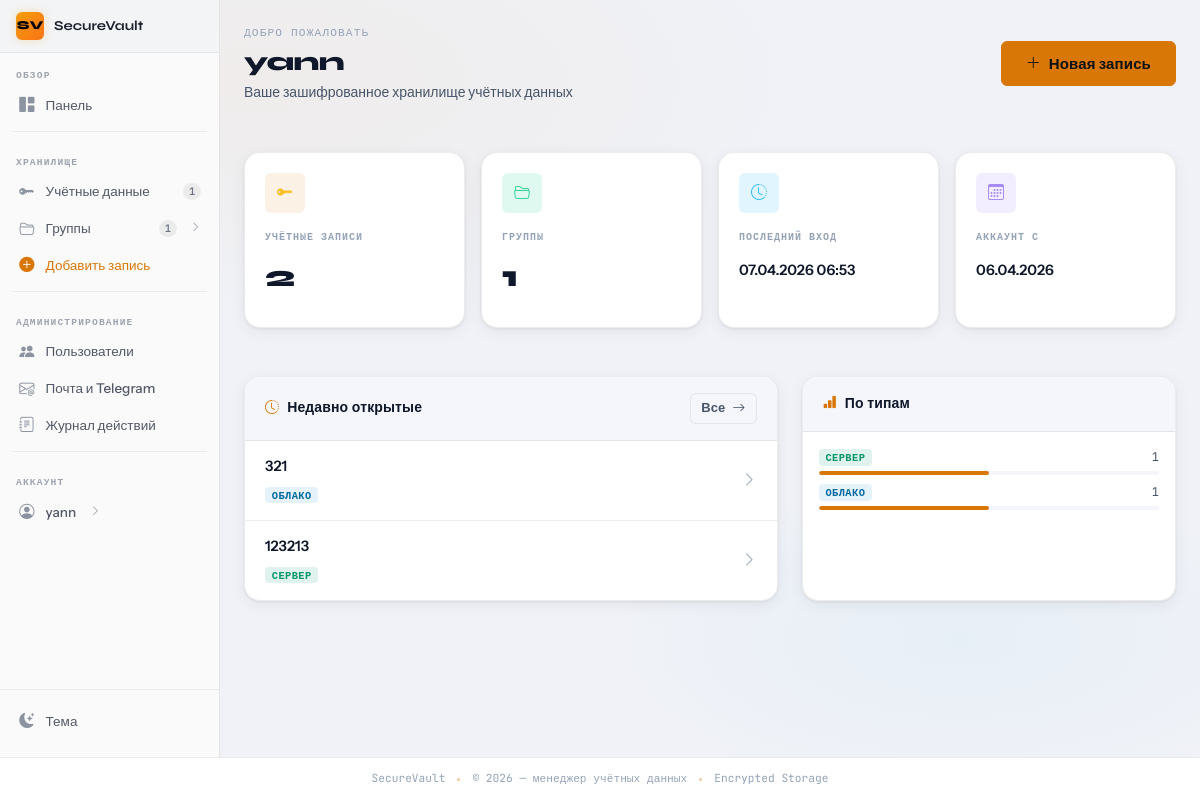
Page /dashboard (signed in) on the committed database.
### app/models.py (models this page shows, shortened)
class User(UserMixin, db.Model):
    id = db.Column(db.Integer, primary_key=True)
    username = db.Column(db.String(80), unique=True, nullable=False, index=True)
    email = db.Column(db.String(120), nullable=False, index=True)
    password_hash = db.Column(db.String(255), nullable=False)
    created_at = db.Column(db.DateTime, default=datetime.utcnow)
    last_login = db.Column(db.DateTime)
    is_active = db.Column(db.Boolean, default=True)
    is_admin = db.Column(db.Boolean, default=False, nullable=False)
    totp_enabled = db.Column(db.Boolean, default=False, nullable=False)
    totp_secret_encrypted = db.Column(db.Text)  # base32, Fernet
    credentials = db.relationship('Credential', backref='owner', lazy='dynamic', cascade='all, delete-orphan')
    groups = db.relationship('CredentialGroup', backref='creator', lazy='dynamic', cascade='all, delete-orphan')
    shares_received = db.relationship(
        'CredentialShare',
        foreign_keys='CredentialShare.shared_with_user_id',
        back_populates='shared_with_user',
        lazy='dynamic',
    )

class Credential(db.Model):
    id = db.Column(db.Integer, primary_key=True)
    title = db.Column(db.String(120), nullable=False)
    service_type = db.Column(db.String(50), nullable=False)  # server, database, app, etc
    description = db.Column(db.Text)
    username_encrypted = db.Column(db.Text, nullable=False)
    password_encrypted = db.Column(db.Text, nullable=False)
    url = db.Column(db.String(255))
    port = db.Column(db.Integer)
    extra_data_encrypted = db.Column(db.Text)  # JSON для доп данных
    user_id = db.Column(db.Integer, db.ForeignKey('user.id'), nullable=False)
    group_id = db.Column(db.Integer, db.ForeignKey('credential_group.id'))
    position = db.Column(db.Integer, default=0, nullable=False)
    created_at = db.Column(db.DateTime, default=datetime.utcnow)
    updated_at = db.Column(db.DateTime, default=datetime.utcnow, onupdate=datetime.utcnow)
    last_accessed = db.Column(db.DateTime)
    shares = db.relationship(
        'CredentialShare',
        back_populates='credential',
        lazy='dynamic',
        cascade='all, delete-orphan',
    )
    reveal_tokens = db.relationship(
        'CredentialRevealToken',
        back_populates='credential',
        lazy='dynamic',
        cascade='all, delete-orphan',
    )

### app/routes.py (the view)
@main_bp.route('/dashboard')
@login_required
def dashboard():
    groups = current_user.groups.order_by(CredentialGroup.position, CredentialGroup.name).all()
    visible = _visible_credentials_query(current_user)
    total_credentials = visible.count()
    total_groups = len(groups)
    recent_credentials = visible.order_by(nulls_last(Credential.last_accessed.desc())).limit(5).all()
    service_types = {}
    for cred in visible.all():
        service_types[cred.service_type] = service_types.get(cred.service_type, 0) + 1
    return render_template(
        'dashboard.html',
        groups=groups,
        total_credentials=total_credentials,
        total_groups=total_groups,
        recent_credentials=recent_credentials,
        service_types=service_types,
    )

### app/templates/dashboard.html (shortened to what this page needs)
{% extends "base.html" %}
{% set svc_labels = {
  'server': 'Сервер',
  'database': 'База данных',
  'app': 'Приложение',
  'email': 'Email',
  'cloud': 'Облако',
  'vpn': 'VPN',
  'other': 'Другое'
} %}
{% set svc_type_keys = svc_labels.keys()|list %}
{% block content %}
<div class="py-4">
  <div class="d-flex flex-column flex-md-row align-items-start align-items-md-center justify-content-between gap-3 mb-5 animate-fadein">
    <div>
      <p class="text-dim mb-1" style="font-family:var(--font-mono);font-size:0.7rem;letter-spacing:0.1em;text-transform:uppercase;">Добро пожаловать</p>
      <h1 class="page-title mb-1">{{ current_user.username }}</h1>
      <p class="text-muted mb-0" style="font-size:0.875rem;">Ваше зашифрованное хранилище учётных данных</p>
    </div>
    <a href="{{ url_for('credential_bp.add_credential') }}" class="btn btn-primary btn-lg d-flex align-items-center gap-2 flex-shrink-0">
      <i class="bi bi-plus-lg"></i>
      <span>Новая запись</span>
    </a>
  </div>
  <div class="row g-3 mb-5">
    <div class="col-sm-6 col-xl-3 animate-fadein-1">
      <div class="stat-card stat-card--amber h-100">
        <div class="stat-icon stat-icon--amber mb-3"><i class="bi bi-key-fill"></i></div>
        <p class="stat-label">Учётные записи</p>
        <p class="stat-value">{{ total_credentials }}</p>
      </div>
    </div>
    <div class="col-sm-6 col-xl-3 animate-fadein-2">
      <div class="stat-card stat-card--emerald h-100">
        <div class="stat-icon stat-icon--emerald mb-3"><i class="bi bi-folder2-open"></i></div>
        <p class="stat-label">Группы</p>
        <p class="stat-value">{{ total_groups }}</p>
      </div>
    </div>
    <div class="col-sm-6 col-xl-3 animate-fadein-3">
      <div class="stat-card stat-card--sky h-100">
        <div class="stat-icon stat-icon--sky mb-3"><i class="bi bi-clock-history"></i></div>
        <p class="stat-label">Последний вход</p>
        <p class="stat-value-sm mt-2">
          {{ current_user.last_login.strftime('%d.%m.%Y %H:%M') if current_user.last_login else 'Первый визит' }}
        </p>
      </div>
    </div>
    <div class="col-sm-6 col-xl-3 animate-fadein-4">
      <div class="stat-card stat-card--violet h-100">
        <div class="stat-icon stat-icon--violet mb-3"><i class="bi bi-calendar3"></i></div>
        <p class="stat-label">Аккаунт с</p>
        <p class="stat-value-sm mt-2">{{ current_user.created_at.strftime('%d.%m.%Y') if current_user.created_at else '—' }}</p>
      </div>
    </div>
  </div>
  <div class="row g-4">
    <div class="col-lg-7">
      <div class="card-vault h-100 animate-fadein-2">
        <div class="card-vault-header">
          <span class="card-vault-title">
            <i class="bi bi-clock-history title-icon"></i>
            Недавно открытые
          </span>
          <a href="{{ url_for('credential_bp.list_credentials') }}" class="btn btn-sm btn-outline-secondary">
            Все <i class="bi bi-arrow-right ms-1"></i>
          </a>
        </div>
        <div>
          {% if recent_credentials %}
            <div class="list-group-vault">
              {% for cred in recent_credentials %}
                <a href="{{ url_for('credential_bp.edit_credential', credential_id=cred.id) if cred.user_id == current_user.id else url_for('credential_bp.view_credential', credential_id=cred.id) }}"
                   class="list-group-item list-group-item-action">
                  <div class="d-flex justify-content-between align-items-center gap-2">
                    <div class="min-w-0">
                      <p class="mb-1 fw-semibold text-truncate" style="font-size:0.9rem;">{{ cred.title }}</p>
                      {% set st = cred.service_type if cred.service_type in svc_type_keys else 'other' %}
                      <span class="badge badge-svc badge-svc-{{ st }}">{{ svc_labels.get(cred.service_type, cred.service_type) }}</span>
                    </div>
                    <i class="bi bi-chevron-right text-dim flex-shrink-0"></i>
                  </div>
                </a>
              {% endfor %}
            </div>
          {% else %}
            <div class="text-center py-5 text-muted">
              <i class="bi bi-inbox d-block mb-2" style="font-size:2rem;opacity:0.3;"></i>
              <p class="mb-1" style="font-size:0.875rem;">Нет записей</p>
              <a href="{{ url_for('credential_bp.add_credential') }}" class="btn btn-sm btn-primary mt-2">Добавить первую</a>
            </div>
          {% endif %}
        </div>
      </div>
    </div>
    <div class="col-lg-5">
      <div class="card-vault h-100 animate-fadein-3">
        <div class="card-vault-header">
          <span class="card-vault-title">
            <i class="bi bi-bar-chart-fill title-icon"></i>
            По типам
          </span>
        </div>
        <div class="p-3">
          {% if service_types %}
            {% set total = service_types.values()|sum %}
            <div class="d-flex flex-column gap-2">
              {% for stype, count in service_types.items() %}
                {% set st = stype if stype in svc_type_keys else 'other' %}
                {% set pct = (count / total * 100)|round|int %}
                <div>
                  <div class="d-flex justify-content-between align-items-center mb-1">
                    <span class="badge badge-svc badge-svc-{{ st }}">{{ svc_labels.get(stype, stype) }}</span>
                    <span class="text-muted" style="font-family:var(--font-mono);font-size:0.75rem;">{{ count }}</span>
                  </div>
                  <div style="height:4px;background:var(--surface-2);border-radius:2px;overflow:hidden;">
                    <div style="height:100%;width:{{ pct }}%;background:var(--accent);border-radius:2px;transition:width 0.6s var(--ease-out);"></div>
                  </div>
                </div>
              {% endfor %}
            </div>
          {% else %}
            <div class="text-center py-4 text-muted">
              <p class="mb-0" style="font-size:0.875rem;">Нет данных</p>
            </div>
          {% endif %}
        </div>
      </div>
    </div>
  </div>
</div>
{% endblock %}

### app/templates/partials/sidebar_right.html (shortened to what this page needs)
<div class="sv-sidebar-project">
  <div class="sv-sidebar-project-icon">SV</div>
  <span class="sv-sidebar-project-name">SecureVault</span>
</div>
<nav aria-label="Основная навигация">
  <span class="sv-sidebar-section-label">Обзор</span>
  <ul class="sv-nav">
    <li class="sv-nav-item">
      <a class="sv-nav-link" href="{{ url_for('main.dashboard') }}">
        <span class="sv-nav-icon"><i class="bi bi-grid-1x2-fill"></i></span>
        <span>Панель</span>
      </a>
    </li>
  </ul>
  <div class="sv-sidebar-divider"></div>
  <span class="sv-sidebar-section-label">Хранилище</span>
  <ul class="sv-nav">
    <li class="sv-nav-item">
      <a class="sv-nav-link" href="{{ url_for('credential_bp.list_credentials') }}">
        <span class="sv-nav-icon"><i class="bi bi-key-fill"></i></span>
        <span>Учётные данные</span>
        <span class="sv-nav-badge {% if current_user.credentials.count() == 0 %}sv-nav-badge-0{% endif %}">
          {{ current_user.credentials.count() }}
        </span>
      </a>
    </li>
    <li class="sv-nav-item">
      <button class="sv-nav-link"
              type="button"
              data-bs-toggle="collapse"
              data-bs-target="#sbGroups"
              aria-expanded="false"
              aria-controls="sbGroups">
        <span class="sv-nav-icon"><i class="bi bi-folder2-open"></i></span>
        <span>Группы</span>
        <span class="sv-nav-badge {% if current_user.groups.count() == 0 %}sv-nav-badge-0{% endif %}">
          {{ current_user.groups.count() }}
        </span>
        <i class="bi bi-chevron-right sv-nav-arrow ms-1"></i>
      </button>
        {% set groups = current_user.groups.order_by('position', 'name').all() %}
    </li>
    <li class="sv-nav-item">
      <a class="sv-nav-link" href="{{ url_for('credential_bp.add_credential') }}"
         style="color: var(--accent);">
        <span class="sv-nav-icon" style="color:var(--accent);"><i class="bi bi-plus-circle-fill"></i></span>
        <span>Добавить запись</span>
      </a>
    </li>
  </ul>
  {% if current_user.is_admin %}
  <div class="sv-sidebar-divider"></div>
  <span class="sv-sidebar-section-label">Администрирование</span>
  <ul class="sv-nav">
    <li class="sv-nav-item">
      <a class="sv-nav-link" href="{{ url_for('admin.admin_user_list') }}">
        <span class="sv-nav-icon"><i class="bi bi-people-fill"></i></span>
        <span>Пользователи</span>
      </a>
    </li>
    <li class="sv-nav-item">
      <a class="sv-nav-link" href="{{ url_for('admin.admin_delivery_settings') }}">
        <span class="sv-nav-icon"><i class="bi bi-envelope-at"></i></span>
        <span>Почта и Telegram</span>
      </a>
    </li>
    <li class="sv-nav-item">
      <a class="sv-nav-link" href="{{ url_for('admin.admin_audit_log') }}">
        <span class="sv-nav-icon"><i class="bi bi-journal-text"></i></span>
        <span>Журнал действий</span>
      </a>
    </li>
  </ul>
  {% endif %}
  <div class="sv-sidebar-divider"></div>
  <span class="sv-sidebar-section-label">Аккаунт</span>
  <ul class="sv-nav">
    <li class="sv-nav-item">
      <button class="sv-nav-link"
              type="button"
              data-bs-toggle="collapse"
              data-bs-target="#sbAccount"
              aria-expanded="false"
              aria-controls="sbAccount">
        <span class="sv-nav-icon"><i class="bi bi-person-circle"></i></span>
        <span class="text-truncate">{{ current_user.username }}</span>
        <i class="bi bi-chevron-right sv-nav-arrow ms-1"></i>
      </button>
    </li>
  </ul>
</nav>
<div class="sv-sidebar-actions">
  <button type="button" class="sv-theme-btn theme-toggle" title="Сменить тему">
    <span class="sv-nav-icon">
      <i class="bi bi-moon-stars-fill theme-icon-dark"></i>
    </span>
    <span>Тема</span>
  </button>
</div>

### rows in the picture
User: username "yann", last_login "07.04.2026 06:53", created_at "06.04.2026"
Credential: title "321", get "ОБЛАКО", count "1", {{ pct }} 50 (drawn)
Credential: title "123213", get "СЕРВЕР", count "1", {{ pct }} 50 (drawn)

### other values in the picture
{{ current_user.credentials.count() }} "1"
{{ current_user.groups.count() }} "1"
{{ total_credentials }} "2"
{{ total_groups }} "1"
